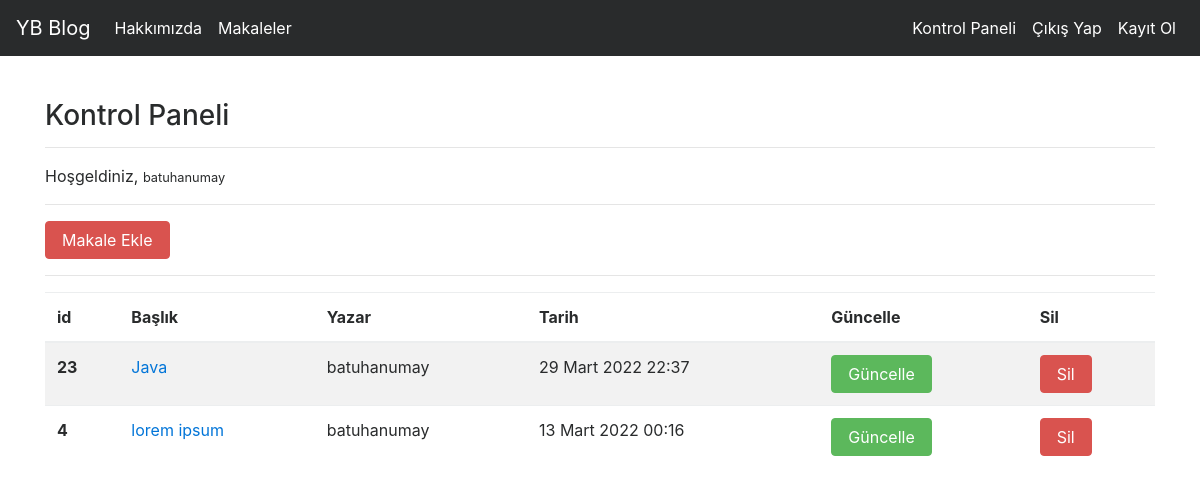
Screenshot of /articles/dashboard/ (signed in) with the database file from the repository.
### article/models.py (models this page shows, shortened)
class Article(models.Model):
    author = models.ForeignKey("auth.User", on_delete = models.CASCADE, verbose_name="Yazar")
    title = models.CharField(max_length=50, verbose_name="Başlık")
    content = RichTextField()
    created_date = models.DateTimeField(auto_now_add=True, verbose_name="Oluşturulma Tarihi")
    article_image = models.FileField(blank=True, null=True, verbose_name="Makaleye Fotoğraf Ekleyin")
    class Meta:
        ordering = ['-created_date'] #- olması başında en son eklenen makale ilk gösterilecek demek

### article/views.py (the view)
# urls.py: path('dashboard/', views.dashboard, name='dashboard'),
@login_required(login_url = "user:login")
def dashboard(request):
    articles = Article.objects.filter(author = request.user)
    context = {'articles': articles}
    return render(request, 'dashboard.html', context)

### templates/dashboard.html
{% extends "layout.html" %}
{% block body %}
<h3>Kontrol Paneli</h3>
<hr>
<p>
    Hoşgeldiniz, <small>{{request.user.username}}</small>
</p>
<hr>
<a href="/articles/addarticle" class="btn btn-danger">Makale Ekle</a>
<hr>
{% if articles %}
    <table class="table table-hover table-striped">
        <thead>
            <tr>
                <th scope="col">id</th>
                <th scope="col">Başlık</th>
                <th scope="col">Yazar</th>
                <th scope="col">Tarih</th>
                <th scope="col">Güncelle</th>
                <th scope="col">Sil</th>
            </tr>
        </thead>
        <tbody>
            {% for article in articles %}
                <tr>
                    <th scope="row">{{article.id}}</th>
                    <td><a href="{% url 'article:detail' article.id %}">{{article.title}}</a></td>
                    <td>{{article.author}}</td>
                    <td>{{article.created_date}}</td>
                    <td><a href="{% url 'article:update' article.id %}" class="btn btn-success">Güncelle</a></td>
                    <td><a href="{% url 'article:delete' article.id %}" class="btn btn-danger">Sil</a></td>
                </tr>
            {% endfor %}
        </tbody>
    </table>
{% else %}
    <div class="alert alert-danger">
        Henüz bir makaleniz bulunmuyor
    </div>
{% endif %}
{% endblock  %}

### rows the page displays
Article: id "23", title "Java", author "batuhanumay", created_date "29 Mart 2022 22:37"
Article: id "4", title "lorem ipsum", author "batuhanumay", created_date "13 Mart 2022 00:16"

### other values shown
{{ request.user.username }} "batuhanumay"
